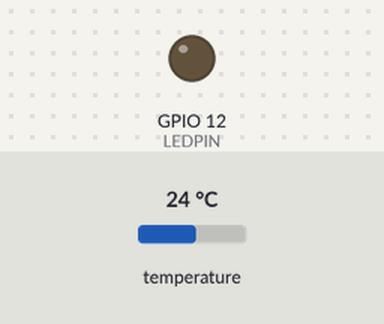
Recording of a sketch running on a simulated ESP8266 (NodeMCU). Shown: output pins drawn as LEDs (lit = HIGH). The inputs (shaded band) are chosen by the test bench; at power-on: temperature 24 °C. WiFi joins after 1.5 s; servers stay silent unless stated; storage starts empty; random numbers use the default seed unless the sketch sets one; no MQTT or app messages arrive unless stated; what the sketch prints to the serial monitor is not drawn.

Above: at 1.7 s.
At 3.0 s:
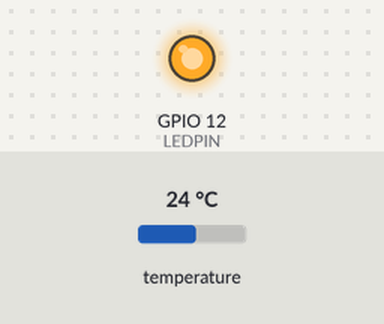
Timing chart, 0 to 6.8 s (numbered marks = the images above):
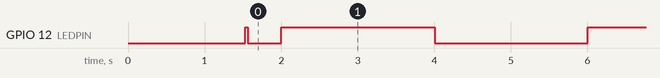

The sketch:

Web_pool_temp.ino
```cpp
#include "config.h"
#include <PubSubClient.h>

#ifdef ESP32
  #include <WiFi.h>
  #include <ESPAsyncWebSrv.h>
#else
  #include <Arduino.h>
  #include <ESP8266WiFi.h>
  #include <Hash.h>
  #include <ESPAsyncTCP.h>
  #include <ESPAsyncWebSrv.h>
#endif

#include <OneWire.h>
#include <DallasTemperature.h>
#include <FS.h>

// Data wire is connected to GPIO 4
#define ONE_WIRE_BUS 2

// Setup a oneWire instance to communicate with any OneWire devices
OneWire oneWire(ONE_WIRE_BUS);

// Pass our oneWire reference to Dallas Temperature sensor
DallasTemperature sensors(&oneWire);

// Variables to store temperature values
String temperatureF = "";
String temperatureC = "";

unsigned long lastMsg = 0;
unsigned long lastMsg2 = 0;

int numberOfDevices;
DeviceAddress tempDeviceAddress;

// Replace with your network credentials
const char* ssid = wifiSSID;;
const char* password = wifiPassword;

const char* mqtt_server = mqttServer;
const char* mqttServerUser = mqttUser;
const char* mqttServerPWD = mqttPassword;

const String mqttMainTopic = mqttMainTopic_CFG;
const String mqttDeviceName = mqttDeviceName_CFG;

String full_mqtt_topic = (mqttMainTopic+"/"+mqttDeviceName).c_str();

WiFiClient espClient;
PubSubClient client(espClient);

#define MSG_BUFFER_SIZE	(50)
char msg[MSG_BUFFER_SIZE];

// Create AsyncWebServer object on port 80
AsyncWebServer server(80);

//led
//const int ledPin =  LED_BUILTIN;// the number of the LED pin
const int LEDPIN =  12;// the number of the LED pin


// Variables will change:
int ledState = LOW;

String readDSTemperatureC() {
  float tempC;
  String TempDataContent;
  String tempTopic;

  if (ledState == LOW) {
      ledState = HIGH;
  }else {
      ledState = LOW;
  }

  // set the LED with the ledState of the variable:
  digitalWrite(LEDPIN, ledState);

  sensors.requestTemperatures(); // Send the command to get temperatures

  // Loop through each device, print out temperature data
  for(int i=0;i<numberOfDevices; i++){
    // Search the wire for address
    if(sensors.getAddress(tempDeviceAddress, i)){
      // Output the device ID

      //Serial.print("Temperature for device: ");
      //Serial.println(i,DEC);
      // Print the data
      float tempC = sensors.getTempC(tempDeviceAddress);

      TempDataContent = TempDataContent + " Temperature for device: " + i + " Temp C: " + tempC;
      TempDataContent = TempDataContent + String(tempC) + ";";

      //unsigned long now = millis();
      //if (now - lastMsg2 > 15000) {
        //lastMsg2 = now;
        snprintf (msg, MSG_BUFFER_SIZE, "%.2f", tempC);
        //tempTopic = "pl_nodemcu_temp/pl_outTopic/"+String(i)+"/";
        client.publish((full_mqtt_topic+"/temperature"+String(i)+"").c_str() , msg);
        //client.publish(tempTopic.c_str(), msg);
      //}
    }
  }
  //Serial.println(TempDataContent);
  return String(TempDataContent);
  //TempDataContent = "";
}

// function to print a device address
void printAddress(DeviceAddress deviceAddress) {
  for (uint8_t i = 0; i < 8; i++){
    if (deviceAddress[i] < 16) Serial.print("0");
      Serial.print(deviceAddress[i], HEX);
  }
}
//wifi connect
void setup_wifi() {

  delay(10);
  // We start by connecting to a WiFi network
  Serial.println();
  Serial.print("Connecting to ");
  Serial.println(ssid);

  WiFi.mode(WIFI_STA);
  WiFi.begin(ssid, password);

  while (WiFi.status() != WL_CONNECTED) {
    delay(500);
    Serial.print(".");
  }

  randomSeed(micros());

  Serial.println("");
  Serial.println("WiFi connected");
  Serial.println("IP address: ");
  Serial.println(WiFi.localIP());
}
//mqtt
void reconnect() {
  // Loop until we're reconnected
  while (!client.connected()) {
    Serial.print("Attempting MQTT connection...");
    // Create a random client ID
    String clientId = "ESP8266Client-";
    clientId += String(random(0xffff), HEX);
    // Attempt to connect
    if (client.connect(clientId.c_str(),mqttServerUser, mqttServerPWD,(full_mqtt_topic+"/status").c_str(), 0, true, "offline")) {
      Serial.println("connected");
      // Once connected, publish an announcement...
      snprintf (msg, MSG_BUFFER_SIZE, "online");
      client.publish((full_mqtt_topic+"/status").c_str(), msg);

      snprintf (msg, MSG_BUFFER_SIZE, mqttDeviceName.c_str());
      client.publish((full_mqtt_topic+"/deviceName").c_str() , msg);


    } else {
      Serial.print("failed, rc=");
      Serial.print(client.state());
      Serial.println(" try again in 5 seconds");
      // Wait 5 seconds before retrying
      delay(5000);
    }
  }
}

void setup(){
  //led
  pinMode(LEDPIN, OUTPUT);
  digitalWrite(LEDPIN, LOW);

  // Serial port for debugging purposes
  Serial.begin(115200);
  Serial.println();
  SPIFFS.begin();

  setup_wifi();
  client.setServer(mqtt_server, 1883);

  digitalWrite(LEDPIN, HIGH);

  // Start up the DS18B20 library
  sensors.begin();

// Grab a count of devices on the wire
  numberOfDevices = sensors.getDeviceCount();

  // locate devices on the bus
  Serial.print("Locating devices...");
  Serial.print("Found ");
  Serial.print(numberOfDevices, DEC);
  Serial.println(" devices.");

  // Loop through each device, print out address
  for(int i=0;i<numberOfDevices; i++){
    // Search the wire for address
    if(sensors.getAddress(tempDeviceAddress, i)){
      Serial.print("Found device ");
      Serial.print(i, DEC);
      Serial.print(" with address: ");
      printAddress(tempDeviceAddress);
      Serial.println();
    } else {
      Serial.print("Found ghost device at ");
      Serial.print(i, DEC);
      Serial.print(" but could not detect address. Check power and cabling");
    }
  }

  // Route for root / web page
  server.on("/", HTTP_GET, [](AsyncWebServerRequest *request){
    request->send(SPIFFS, "/index.html", String(), false);
  });

 server.on("/temperature", HTTP_GET, [](AsyncWebServerRequest *request){
    request->send_P(200, "text/plain", temperatureC.c_str());
  });

  server.on("/test", HTTP_GET, [](AsyncWebServerRequest *request){
    request->send(SPIFFS, "/test.txt", String(), false);
  });

  /*
  server.on("/temperaturec", HTTP_GET, [](AsyncWebServerRequest *request){
    request->send_P(200, "text/plain", temperatureC.c_str());
  });
  server.on("/temperaturef", HTTP_GET, [](AsyncWebServerRequest *request){
    request->send_P(200, "text/plain", temperatureF.c_str());
  });
  */
  // Start server
  server.begin();
  digitalWrite(LEDPIN, LOW);
}

void loop(){
  if (!client.connected()) {
    reconnect();
  }
  client.loop();

  unsigned long now = millis();

  if (now - lastMsg > 2000) {
    lastMsg = now;
    temperatureC = readDSTemperatureC();
  }


  //delay(1000);
}
```

config_default.h
```cpp
#ifndef CONFIG_H
#define CONFIG_H

const char* wifiSSID = "Your-SSID";
const char* wifiPassword = "Your-wifi-password";
const char* mqttServer = "Your-MQTT-server";
const char* mqttUser = "Your-MQTT-user";
const char* mqttPassword = "Your-MQTT-password";
const char* mqttMainTopic_CFG = "mqtt_main_topic";
const char* mqttDeviceName_CFG = "mqtt_device_name";


#endif
```

Measured:
- by itself, GPIO 12 (LEDPIN): repeats every 4.0 s: HIGH 2.0 s, LOW 2.0 s
